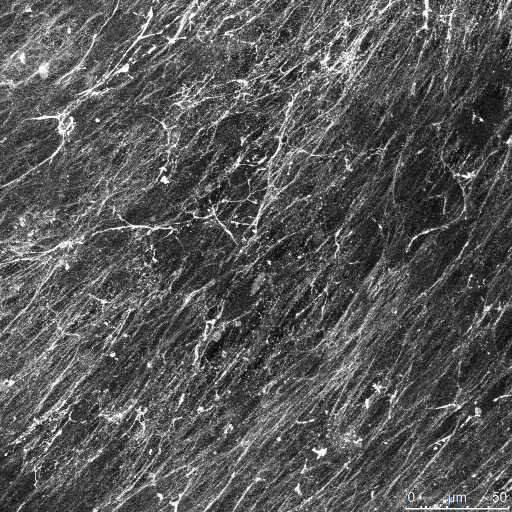
%> input picture CODE/RBD_LKR13_1_Fibronectin.tiff, 1024 x 1024 px, given in place of RBD_LKR13_1_DAPI.tiff, which was not available (shown at 1/2 size)
$ octave LabelAll.m   (GNU Octave 9; MATLAB toolbox functions it lacks are replaced by stand-ins)
%> lines starting %> are read from the running program, lines starting %| are printed output that depends on the picture; in (x1, y1, x2, y2) boxes, pixels count from 0 and x2, y2 are one past the last pixel; in counts of white or black regions, pixels touching at a corner belong together; the program's own positions count from 1; pictures that were not available may be replaced by others from this repository, and a replacement may not be noted
h0=figure;
dapiIn = imread("RBD_LKR13_1_DAPI.tiff");
%> dapiIn is the input picture: size 1024x1024x3 uint8; mean R, G, B 87.7, 87.7, 87.7
dapiIn(980:end,810:end,:)=0;
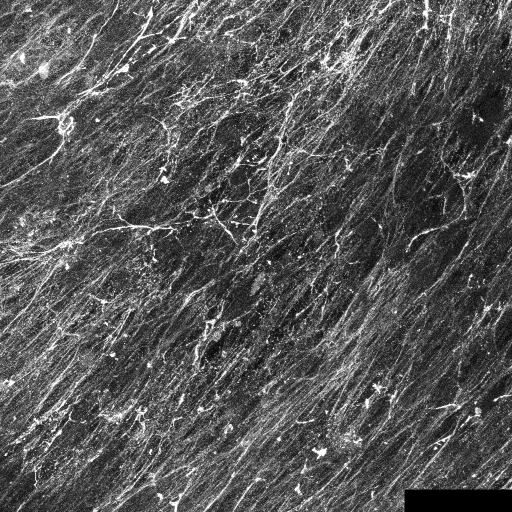
%> dapiIn: size 1024x1024x3 uint8 (shown at 1/2 size); 0.92% of pixels changed, all inside (x1, y1, x2, y2) = (809, 979, 1024, 1024)
blue_channel            = dapiIn(:,:,3);
thresh_dapi = graythresh(blue_channel);
%> thresh_dapi = 0.439
otsu_dapi = imbinarize(blue_channel,thresh_dapi);
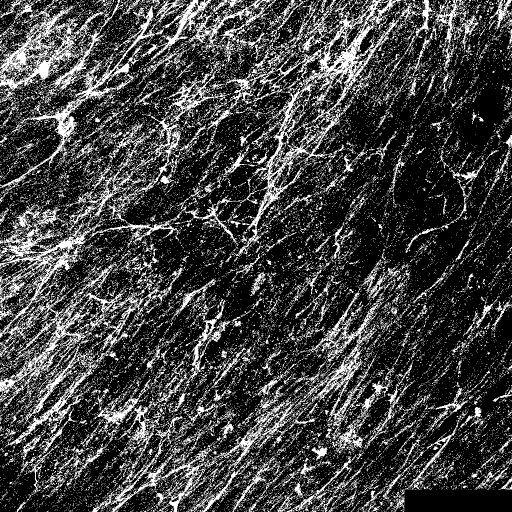
%> otsu_dapi: size 1024x1024 logical (shown at 1/2 size); 25.4% white in thin lines or dots
label_dapi = bwlabel(otsu_dapi);

rr=1:400;
cc=1:400;
subplot(121)
imagesc(dapiIn(rr,cc,:))
subplot(122)
 imagesc( label_dapi(rr,cc))
 colormap jet
h0.Position = [ 100   400   900   300];
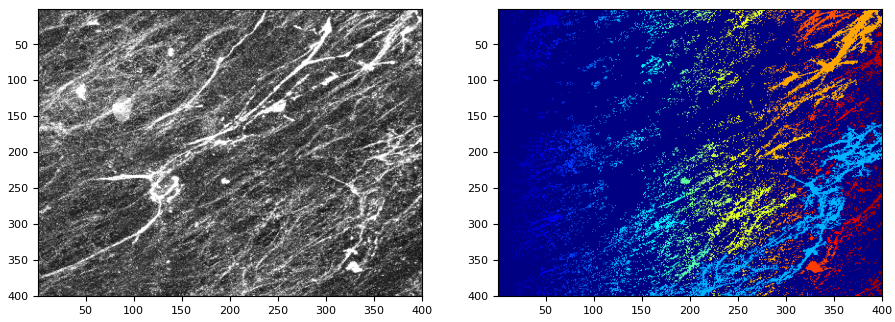
%> figure redrawn from the program's plot data, 2 panels

filename2='Dapi_labeled.png';
print('-dpng','-r200',filename2)

 %%

h1 = figure
phalloidinIn = imread("RBD_LKR13_1_Phalloidin.tif");
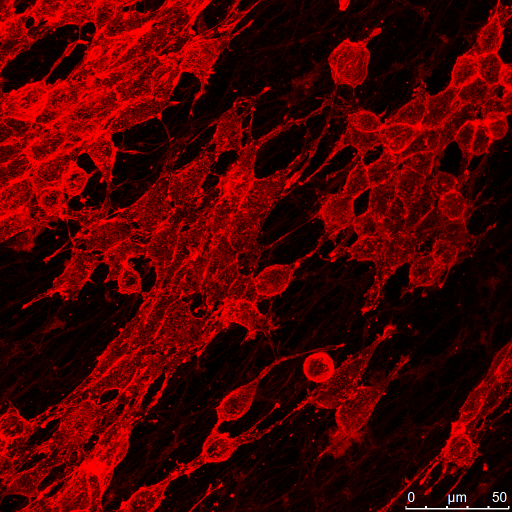
%> input picture CODE/RBD_LKR13_1_Phalloidin.tiff, 1024 x 1024 px, given in place of RBD_LKR13_1_Phalloidin.tif, which was not available (shown at 1/2 size)
%> phalloidinIn is the input picture: size 1024x1024x3 uint8; mean R, G, B 74.7, 0.3, 0.3
phalloidinIn(980:end,810:end,:)=0;
red_channelR = phalloidinIn(:,:,1);
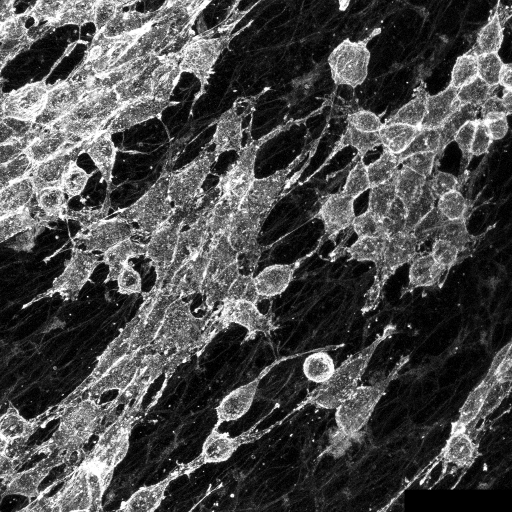
%> red_channelR: size 1024x1024 uint8 (shown at 1/2 size); min 0, max 255, mean 74.2
thresh_phallo = 1.5*graythresh(red_channelR);
%> thresh_phallo = 0.582
otsu_phallo = imbinarize(red_channelR, thresh_phallo);
%> otsu_phallo: size 1024x1024 logical; 17.4% white; 7778 white regions (7260 under 20 px), largest, box (x1, y1, x2, y2) and area: (0, 0, 441, 480) 53220, (627, 20, 1024, 478) 13695, (87, 806, 278, 1024) 8661
label_phallo = bwlabel(otsu_phallo);
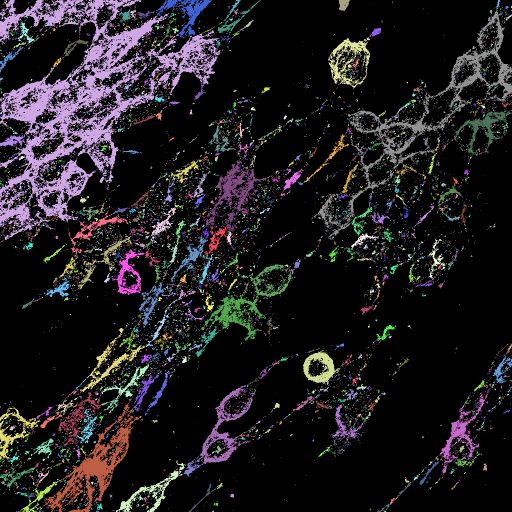
%> label_phallo: size 1024x1024 double (shown at 1/2 size); 7779 distinct labels, from 0 to 7778; one colour per label, 0 black
rr=200:800;
cc=200:800;
subplot(121)
imagesc(phalloidinIn(rr,cc,:))
subplot(122)
 imagesc( label_phallo(rr,cc))
 colormap jet
h1.Position = [ 100   400   900   300];
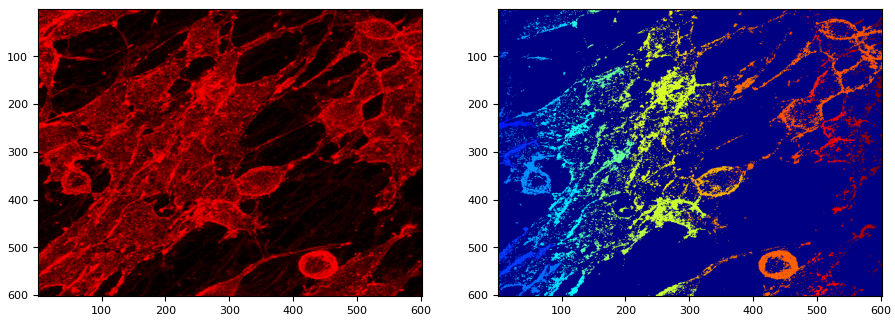
%> figure redrawn from the program's plot data, 2 panels

filename1='Phalloidin_labelled.png';
print('-dpng','-r200',filename1)
